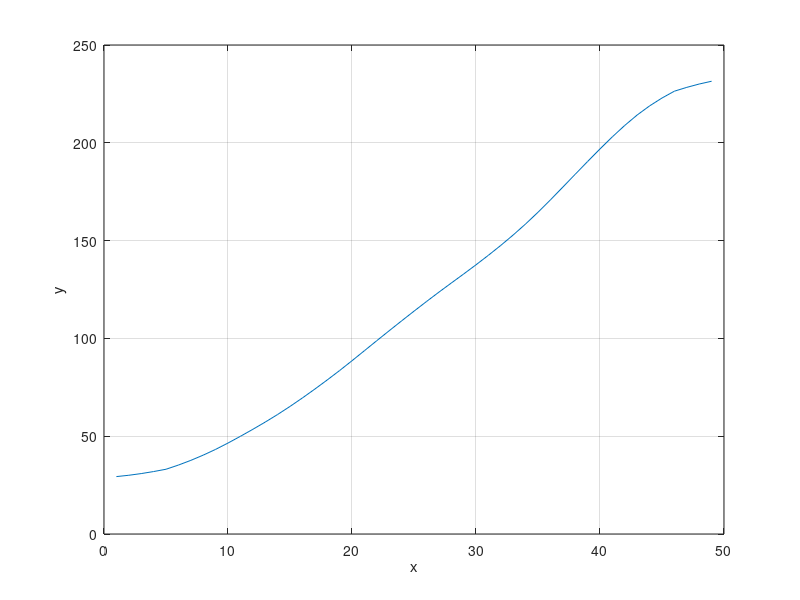

Source code (MATLAB):
clear all
fclose all

%change this according to the csv file and preferences
xRange = 49;
smoothRange = 8;
smoothCount = 4;

%open up file and read contents
saltedDataFile = fopen("salteddata.csv", 'r');
A = fscanf(saltedDataFile, '%f, %f', [2 xRange]);
B = A';
fclose(saltedDataFile);

x = B(:,1);
y = B(:,2);

smoothy = y;

%smooth data before plotting, but only the y of course with movmean
for i = 1:smoothCount
  smoothy = movmean(smoothy, smoothRange);
end

%once it's smoothed, set the B back to the smoothy, else the csv doesn't work
B(:,2) = smoothy;

plot(x, smoothy);
xlabel('x');
ylabel('y');
grid on

smoothedDataFile = fopen("smootheddata.csv", "w");
fprintf(smoothedDataFile, "%f, %f\n", B');
fclose(smoothedDataFile);




